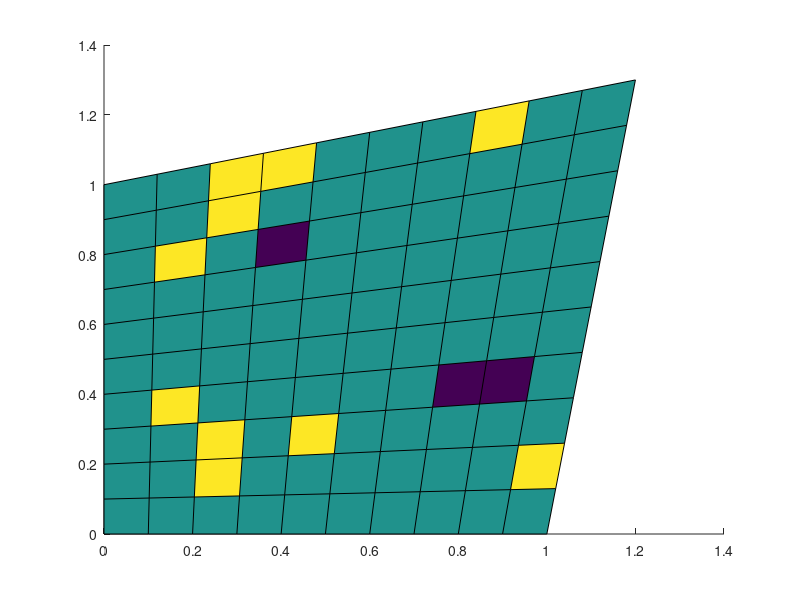

Write MATLAB code to recreate this figure. (Note: this script raises an error after producing the figure.)
% --- Interpolación en R2 mediante elemento de referencia cuadrado con polinomio grado 2 --- 

% Para un elemento conocidos sus vertices y la función en estos 

f = @(x,y) sin(y).*x.*exp(x-(1/9)*y.^2)/(x+y+1);

[xg,yg]=meshgrid(-1:0.2:1,-1:0.2:1);% Punto de estudio 

X1 = [0;0]; % Nodos del elemento, entrada
X2 = [1;0];
X3 = [1.2;1.3];
X4 = [0;1];


for j=1

    nodes = [X1(:,j) X2(:,j) X3(:,j) X4(:,j)];
    fnode = f(nodes(1,:),nodes(2,:));
    
    % Funciones base para m=1, necesarias para transformación
    
    phi1_m1 = @(x,y) (0.5-0.5*x).*(0.5-0.5*y);
    phi2_m1 = @(x,y) (0.5+0.5*x).*(0.5-0.5*y);
    phi3_m1 = @(x,y) (0.5+0.5*x).*(0.5+0.5*y);
    phi4_m1 = @(x,y) (0.5-0.5*x).*(0.5+0.5*y);
    
    func_base = {phi1_m1, phi2_m1, phi3_m1, phi4_m1};
    
    % Transformación del elemento de referencia al resto de elementos
 

    Fx = @(x,y) phi1_m1(x,y).*nodes(1,1)+phi2_m1(x,y).*nodes(1,2)+... 
        phi3_m1(x,y).*nodes(1,3)+phi4_m1(x,y).*nodes(1,4);

    Fy = @(x,y) phi1_m1(x,y).*nodes(2,1)+phi2_m1(x,y).*nodes(2,2)+... 
        phi3_m1(x,y).*nodes(2,3)+phi4_m1(x,y).*nodes(2,4);

    xg_trans = Fx(xg,yg);
    yg_trans = Fy(xg,yg);

    % Evaluación de fh 

    interpol = 0*xg_trans;
    
    for i=1:4
    
        interpol = interpol + fnode.*func_base{i}(xg,yg);
     
    end

    hold on 
    surf(xg_trans,yg_trans,interpol)

end    
    
punto = F(0.7,0.8)

